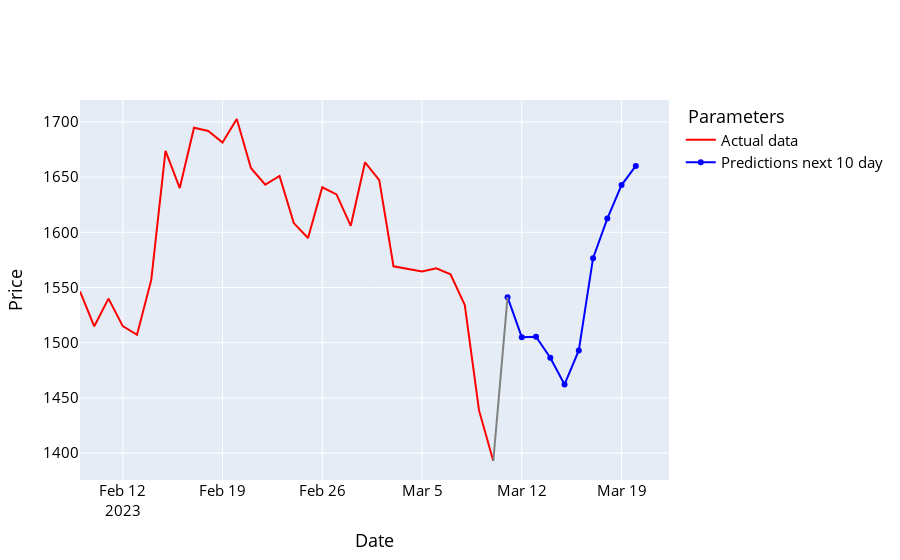

Notebook cell for this chart:
### Code cell
names = cycle(['Predictions next 10 day', 'Actual data '])

fig = go.Figure()

fig.add_trace(go.Scatter(x=y_future_data.index, y=y_future_data['Adj Close'], name='Actual data ',
                         line=dict(width=2, color='red')))
fig.add_trace(go.Scatter(x=prediction_df.index, y=prediction_df['Adj Close'], name='Predictions next 10 day',
                         line=dict(width=2, color='blue')))

fig.add_shape(type='line',
              x0=prediction_df.index[0], y0=prediction_df['Adj Close'][0],
              x1=y_future_data.index[-1], y1=y_future_data['Adj Close'][-1],
              line=dict(color='grey', width=2))
fig.update_layout(xaxis_title='Date', yaxis_title='Price',
                  font_size=15, font_color='black', legend_title_text=' Parameters')
fig.show()

### Figure 1 — Plotly figure (JSON) as saved in the notebook; plotly's stock layout.template omitted (floating-point values rounded to 4 significant figures)
{"data": [{"line": {"color": "red", "width": 2}, "name": "Actual data ", "type": "scatter", "x": ["2023-02-09T00:00:00", "2023-02-10T00:00:00", "2023-02-11T00:00:00", "2023-02-12T00:00:00", "2023-02-13T00:00:00", "2023-02-14T00:00:00", "2023-02-15T00:00:00", "2023-02-16T00:00:00", "2023-02-17T00:00:00", "2023-02-18T00:00:00", "2023-02-19T00:00:00", "2023-02-20T00:00:00", "2023-02-21T00:00:00", "2023-02-22T00:00:00", "2023-02-23T00:00:00", "2023-02-24T00:00:00", "2023-02-25T00:00:00", "2023-02-26T00:00:00", "2023-02-27T00:00:00", "2023-02-28T00:00:00", "2023-03-01T00:00:00", "2023-03-02T00:00:00", "2023-03-03T00:00:00", "2023-03-04T00:00:00", "2023-03-05T00:00:00", "2023-03-06T00:00:00", "2023-03-07T00:00:00", "2023-03-08T00:00:00", "2023-03-09T00:00:00", "2023-03-10T00:00:00"], "y": [1546.0, 1515.0, 1540.0, 1515.0, 1507.0, 1557.0, 1674.0, 1640.0, 1695.0, 1692.0, 1681.0, 1703.0, 1658.0, 1643.0, 1651.0, 1608.0, 1595.0, 1641.0, 1634.0, 1606.0, 1663.0, 1647.0, 1569.0, 1567.0, 1564.0, 1567.0, 1562.0, 1534.0, 1439.0, 1393.0]}, {"line": {"color": "blue", "width": 2}, "name": "Predictions next 10 day", "type": "scatter", "x": ["2023-03-11T00:00:00", "2023-03-12T00:00:00", "2023-03-13T00:00:00", "2023-03-14T00:00:00", "2023-03-15T00:00:00", "2023-03-16T00:00:00", "2023-03-17T00:00:00", "2023-03-18T00:00:00", "2023-03-19T00:00:00", "2023-03-20T00:00:00"], "y": [1541.0, 1505.0, 1505.0, 1486.0, 1462.0, 1493.0, 1577.0, 1612.0, 1643.0, 1660.0]}], "layout": {"font": {"color": "black", "size": 15}, "legend": {"title": {"text": " Parameters"}}, "shapes": [{"line": {"color": "grey", "width": 2}, "type": "line", "x0": "2023-03-11T00:00:00", "x1": "2023-03-10T00:00:00", "y0": 1541.0, "y1": 1393.0}], "xaxis": {"title": {"text": "Date"}}, "yaxis": {"title": {"text": "Price"}}}}
